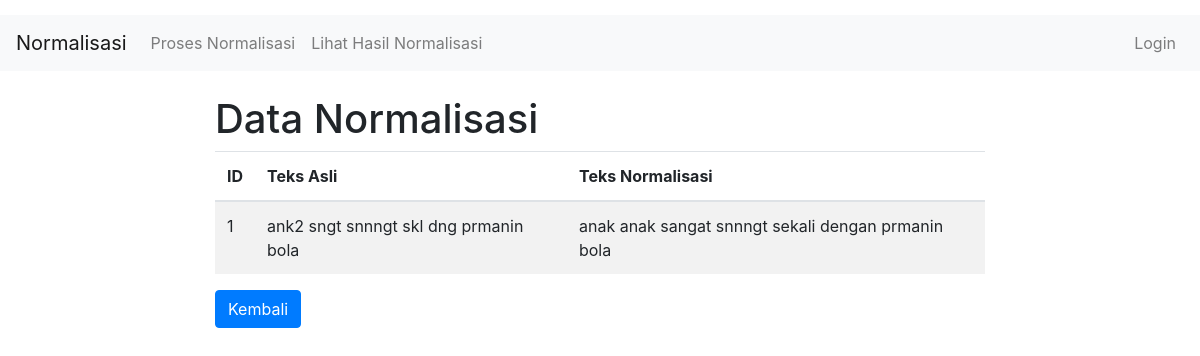
The app's page /normalisasi_list (signed in), older data.
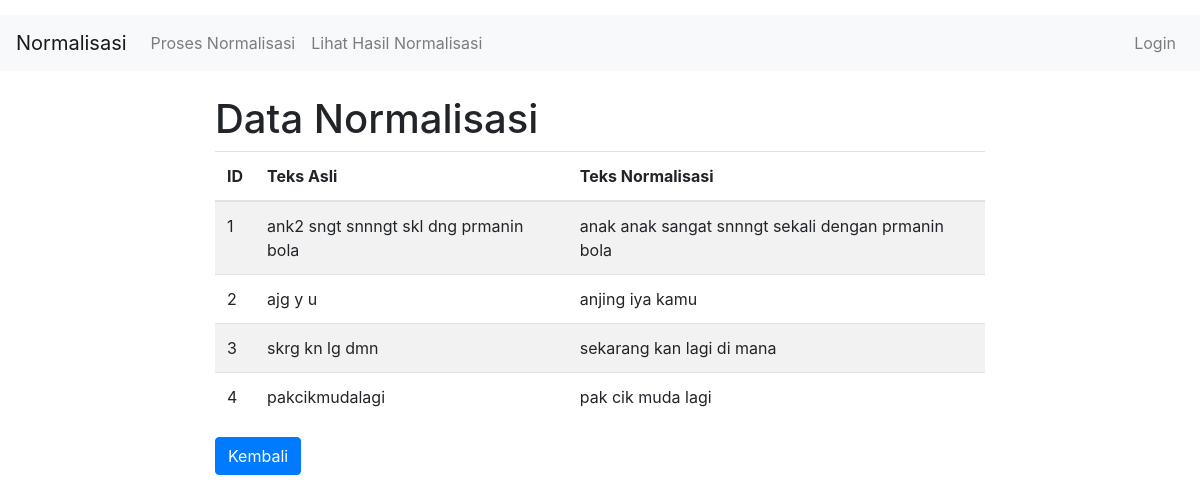
The same page, newer data.
### tables this page shows
CREATE TABLE normalisasi (
            id INTEGER PRIMARY KEY AUTOINCREMENT,
            input_text TEXT NOT NULL,
            output_text TEXT NOT NULL
        );

### app.py (the view)
@app.route('/normalisasi_list')
def normalisasi_list():
    if 'username' not in session:
        return redirect(url_for('login'))
    try:
        conn = sqlite3.connect('normalisasi.db')
        c = conn.cursor()
        c.execute('SELECT * FROM normalisasi')
        rows = c.fetchall()
        conn.close()
        result = []
        for row in rows:
            result.append({'id': row[0], 'input_text': row[1], 'output_text': row[2]})
        return render_template('normalisasi_list.html', normalisasi_list=result)
    except Exception as e:
        print(e)
        return str(e), 500

### templates/normalisasi_list.html (shortened to what this page needs)
<!DOCTYPE html>
<html lang="en">
<head>
    <link href="https://stackpath.bootstrapcdn.com/bootstrap/4.3.1/css/bootstrap.min.css" rel="stylesheet">
    <link href="{{ url_for('static', filename='css/style.css') }}" rel="stylesheet">
</head>
<body>
    <nav class="navbar navbar-expand-lg navbar-light bg-light">
        <a class="navbar-brand" href="#">Normalisasi</a>
        <div class="collapse navbar-collapse">
            <ul class="navbar-nav mr-auto">
                <li class="nav-item">
                    <a class="nav-link" href="/">Proses Normalisasi</a>
                </li>
                <li class="nav-item">
                    <a class="nav-link" href="/normalisasi_list">Lihat Hasil Normalisasi</a>
                </li>
            </ul>
            <ul class="navbar-nav ml-auto">
                <li class="nav-item">
                    <a class="nav-link" href="/login">Login</a>
                </li>
            </ul>
        </div>
    </nav>
    <div class="container">
        <h1 class="mt-4">Data Normalisasi</h1>
        <table class="table table-striped">
            <thead>
                <tr>
                    <th>ID</th>
                    <th>Teks Asli</th>
                    <th>Teks Normalisasi</th>
                </tr>
            </thead>
            <tbody>
                {% for item in normalisasi_list %}
                <tr>
                    <td>{{ item.id }}</td>
                    <td>{{ item.input_text }}</td>
                    <td>{{ item.output_text }}</td>
                </tr>
                {% endfor %}
            </tbody>
        </table>
        <a href="/" class="btn btn-primary">Kembali</a>
    </div>
</body>
</html>

### static/css/style.css (style rules this page uses)
body { padding-top: 15px; }
.container { max-width: 800px; }

Row changes from the older to the newer data that the page shows:
added normalisasi: id "2", input_text "ajg y u", output_text "anjing iya kamu"
added normalisasi: id "3", input_text "skrg kn lg dmn", output_text "sekarang kan lagi di mana"
added normalisasi: id "4", input_text "pakcikmudalagi", output_text "pak cik muda lagi"
